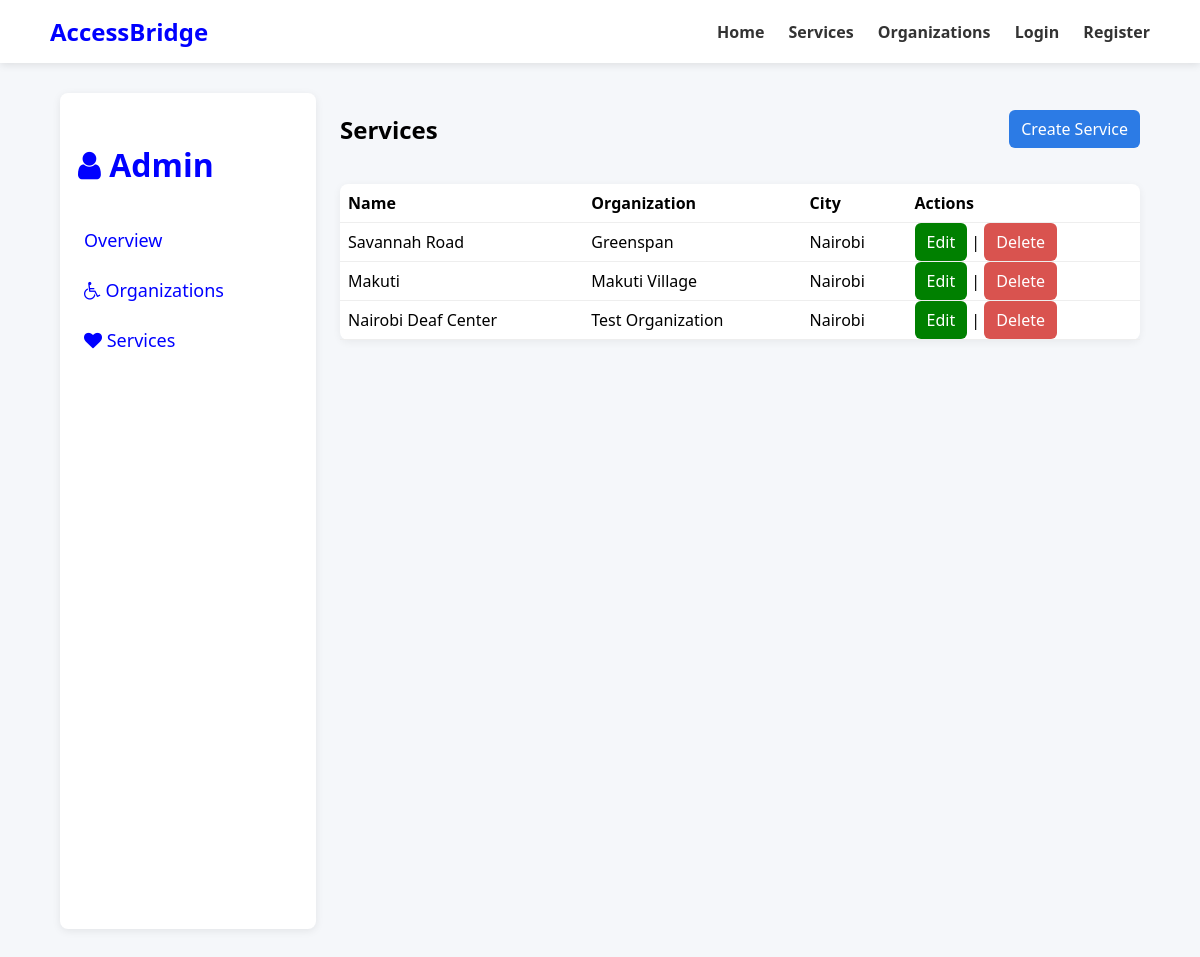
/admin-dashboard/services/, run on an earlier commit of the app's database.
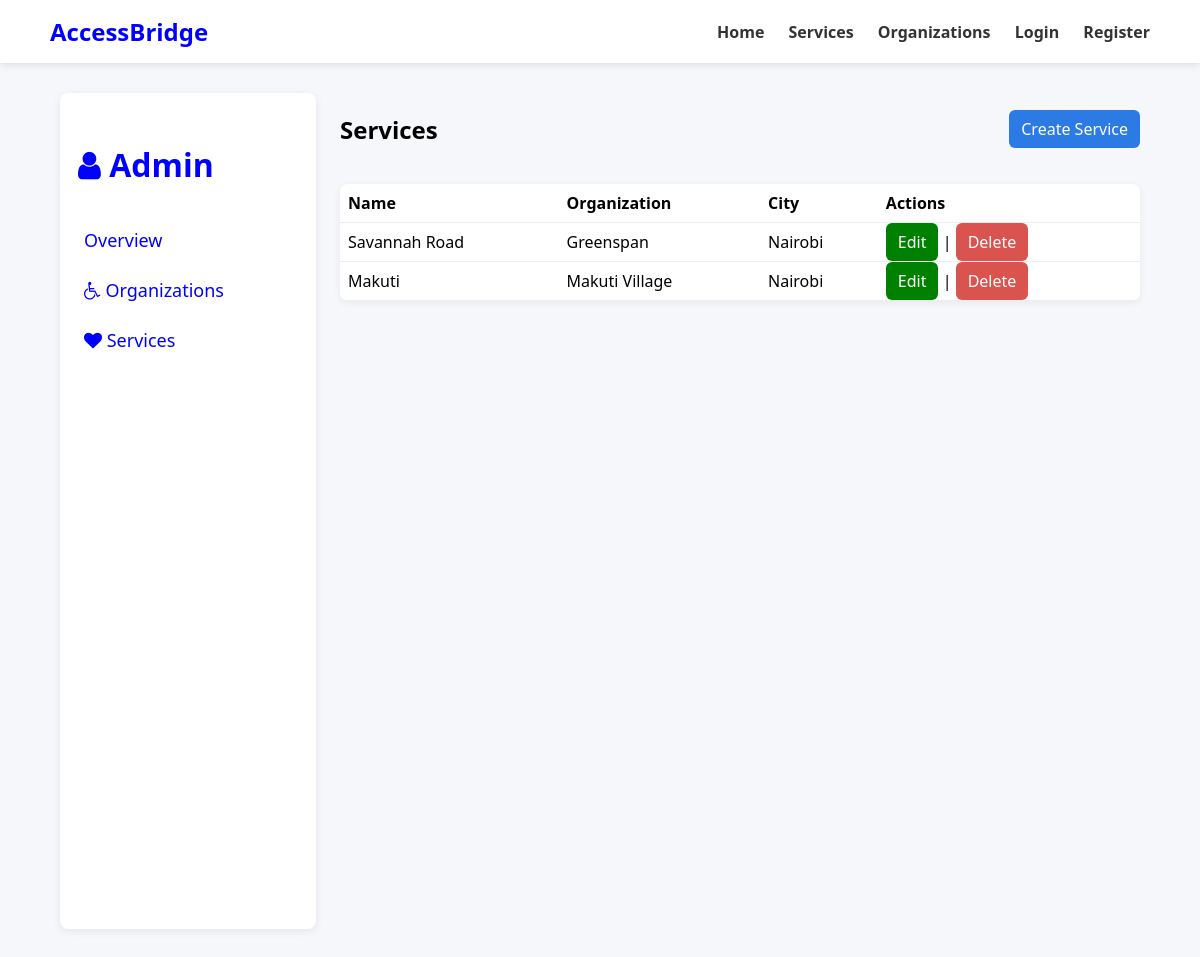
And on a later commit of the database.
### services/models.py (models this page shows, shortened)
class Service(models.Model):
    ACCESSIBILITY_CHOICES = [
        ('wheelchair', 'Wheelchair Accessible'),
        ('hearing', 'Hearing Support'),
        ('vision', 'Vision Support'),
        ('all', 'All Access'),
    ]
    name = models.CharField(max_length=255)
    description = models.TextField(blank=True)
    organization = models.ForeignKey(Organization, on_delete=models.CASCADE, related_name='services')
    city = models.CharField(max_length=120, blank=True)
    address = models.CharField(max_length=255, blank=True)
    latitude = models.DecimalField(max_digits=9, decimal_places=6, null=True, blank=True)
    longitude = models.DecimalField(max_digits=9, decimal_places=6, null=True, blank=True)
    accessibility = models.CharField(max_length=20, choices=ACCESSIBILITY_CHOICES, default='all')
    created_by = models.ForeignKey(
        settings.AUTH_USER_MODEL,
        on_delete=models.SET_NULL,
        null=True,
        related_name='services_created'
    )
    created_at = models.DateTimeField(auto_now_add=True)

### organizations/models.py (models this page shows, shortened)
class Organization(models.Model):
    name = models.CharField(max_length=255)
    description = models.TextField(blank=True)
    city = models.CharField(max_length=120, blank=True)
    address = models.CharField(max_length=255, blank=True)
    latitude = models.DecimalField(max_digits=9, decimal_places=6, null=True, blank=True)
    longitude = models.DecimalField(max_digits=9, decimal_places=6, null=True, blank=True)
    created_by = models.ForeignKey(
        settings.AUTH_USER_MODEL,
        on_delete=models.SET_NULL,
        null=True,
        related_name='organizations_created'
    )
    created_at = models.DateTimeField(auto_now_add=True)

### dashboard/views.py (the view)
# urls.py: path('services/', views.ServiceListView.as_view(), name='service-list'),
class ServiceListView(ListView):
    model = Service
    template_name = 'dashboard/service_list.html'
    context_object_name = 'services'
    paginate_by = 20
    ordering = ['-created_at']

### dashboard/templates/dashboard/service_list.html (shortened to what this page needs)
{% extends "dashboard/base_dashboard.html" %}
{% block dashboard_content %}
<div class="header-row">
    <h2>Services</h2>
    <a class="btn" href="{% url 'dashboard:service-create' %}">Create Service</a>
</div>
<table class="table card">
    <thead>
        <tr><th>Name</th><th>Organization</th><th>City</th><th>Actions</th></tr>
    </thead>
    <tbody>
        {% for s in services %}
        <tr>
            <td>{{ s.name }}</td>
            <td>{{ s.organization.name }}</td>
            <td>{{ s.city }}</td>
            <td>
                <a href="{% url 'dashboard:service-edit' s.pk %}" class=" btn edit-btn">Edit</a> |
                <a class="btn btn-danger" href="{% url 'dashboard:service-delete' s.pk %}">Delete</a>
            </td>
        </tr>
        {% empty %}
        <tr><td colspan="4">No services found.</td></tr>
        {% endfor %}
    </tbody>
</table>
{% endblock %}

What changed in the data, as far as the page shows it:
removed Service: name "Nairobi Deaf Center", organization.name "Test Organization", city "Nairobi"
